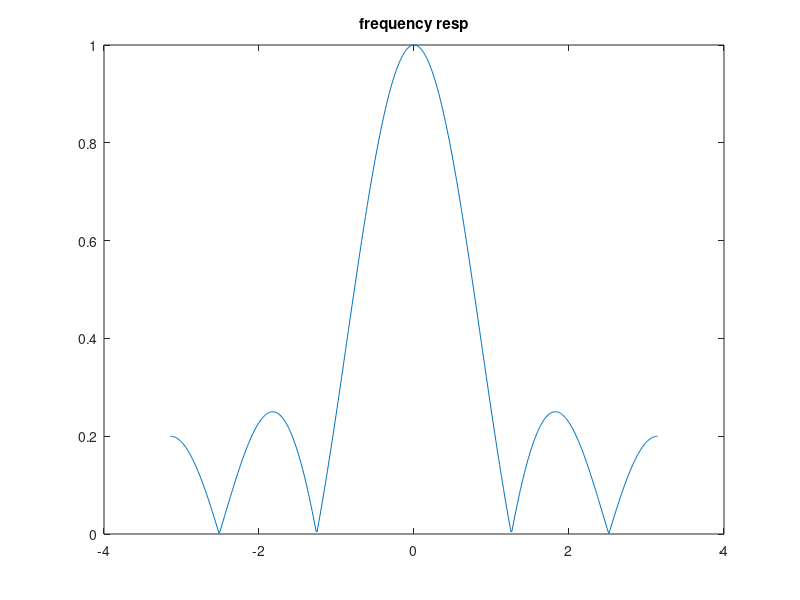
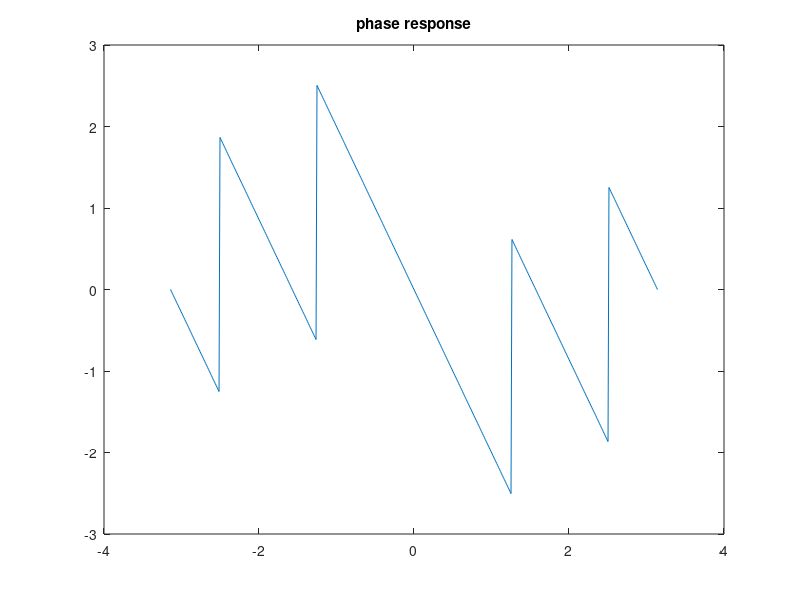

MATLAB code to generate these figures, in order:
m= input('Enter numerator: ');
num=ones(1,m);
denom=m;
w=-pi:pi/256:pi;
H=freqz(num,denom,w);
figure(1)
plot(w,abs(H)),title( 'frequency resp');
figure(2)
plot(w,angle(H)),title ('phase response');